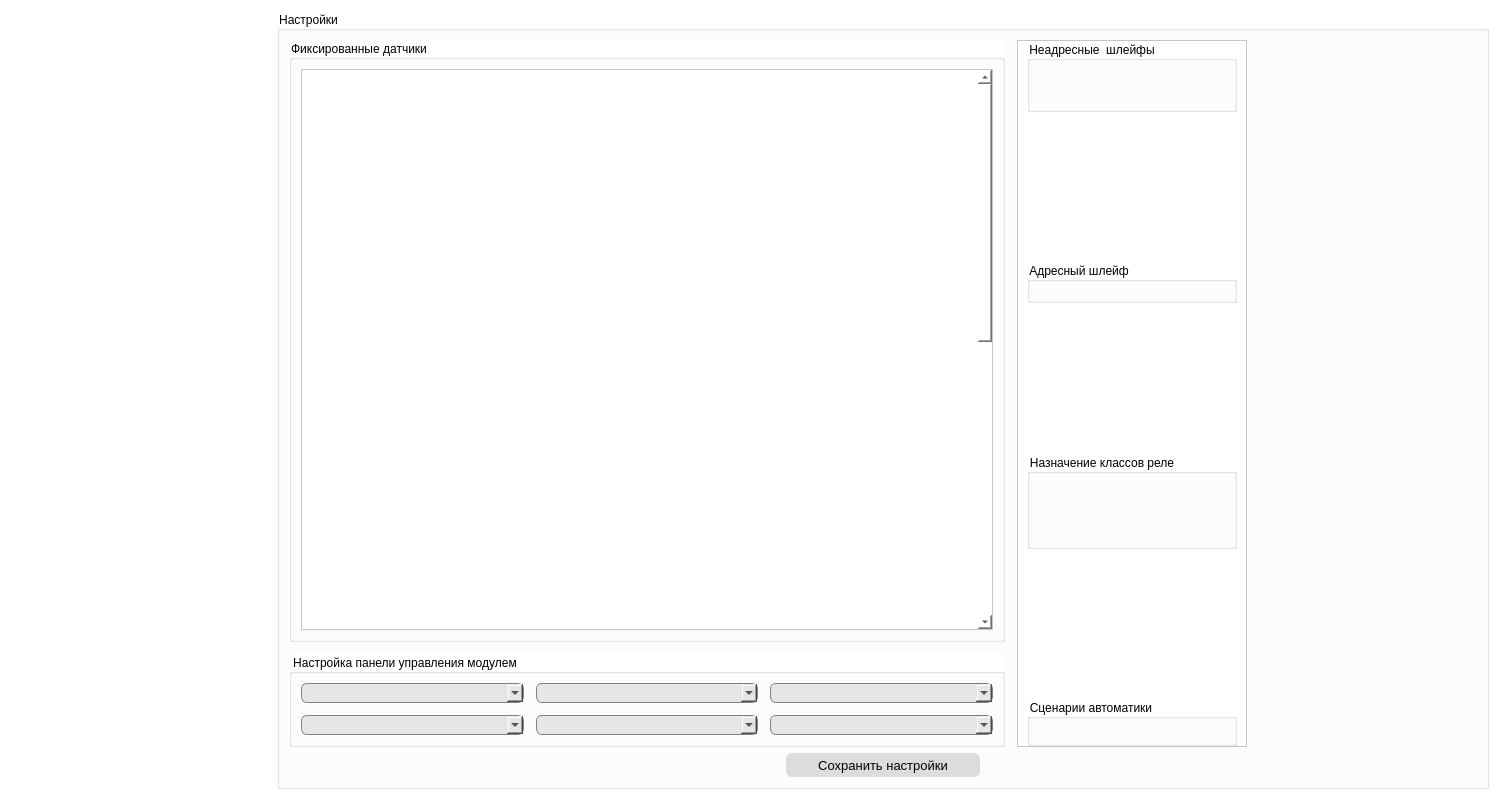
<?xml version="1.0" encoding="UTF-8"?>
<ui version="4.0">
 <class>ModuleConfigTabWidget</class>
 <widget class="QWidget" name="ModuleConfigTabWidget">
  <property name="geometry">
   <rect>
    <x>0</x>
    <y>0</y>
    <width>1500</width>
    <height>800</height>
   </rect>
  </property>
  <property name="windowTitle">
   <string>Form</string>
  </property>
  <property name="styleSheet">
   <string notr="true">QWidget,
QDialog
{
	background-color: rgb(255, 255, 255);
	font-size: 9pt;
}


#wgtModuleConfigs
{
	min-width: 260px;
	max-width: 260px;
	min-height: 80px;
}


QPushButton
{
	background-color: rgb(220, 220, 220);
	border: none;
	border-radius: 6px;
	min-width: 80px;	
	min-height: 24px;
	font-size: 10pt;
}


QPushButton:hover
{
	border-top: 1px solid black;
	border-left: 1px solid black;
	border-right: 2px outset black;
	border-bottom: 2px outset black;
}


QPushButton:pressed
{
	border: 2px inset black;
}


QLineEdit
{
	border: 1px solid black;
	border-radius: 6px;
}


QComboBox
{
	background-color: rgb(230, 230, 230);
	border-radius: 6px;
	border: 1px solid gray;
	min-width: 120px;
	min-height: 18px;
}


#btnSaveSettings
{
	min-width: 170px;
	padding: 0px 12px;
}


#scrollFixedSensors
{
	min-width: 690px;
}</string>
  </property>
  <layout class="QHBoxLayout" name="horizontalLayout">
   <item>
    <widget class="IssoEditListPanel" name="wgtModuleConfigs" native="true">
     <property name="sizePolicy">
      <sizepolicy hsizetype="Fixed" vsizetype="MinimumExpanding">
       <horstretch>0</horstretch>
       <verstretch>0</verstretch>
      </sizepolicy>
     </property>
    </widget>
   </item>
   <item>
    <widget class="QGroupBox" name="gbSettings">
     <property name="font">
      <font>
       <pointsize>9</pointsize>
      </font>
     </property>
     <property name="title">
      <string>Настройки</string>
     </property>
     <layout class="QVBoxLayout" name="verticalLayout_9">
      <item>
       <layout class="QHBoxLayout" name="horizontalLayout_19">
        <property name="spacing">
         <number>12</number>
        </property>
        <item>
         <layout class="QVBoxLayout" name="verticalLayout_5">
          <item>
           <widget class="QGroupBox" name="gbFixedSensors">
            <property name="sizePolicy">
             <sizepolicy hsizetype="Preferred" vsizetype="Expanding">
              <horstretch>0</horstretch>
              <verstretch>0</verstretch>
             </sizepolicy>
            </property>
            <property name="title">
             <string>Фиксированные датчики</string>
            </property>
            <layout class="QVBoxLayout" name="verticalLayout_2">
             <item>
              <widget class="QScrollArea" name="scrollFixedSensors">
               <property name="sizePolicy">
                <sizepolicy hsizetype="Expanding" vsizetype="Expanding">
                 <horstretch>0</horstretch>
                 <verstretch>0</verstretch>
                </sizepolicy>
               </property>
               <property name="minimumSize">
                <size>
                 <width>692</width>
                 <height>0</height>
                </size>
               </property>
               <property name="widgetResizable">
                <bool>true</bool>
               </property>
               <widget class="QWidget" name="scrollAreaWidgetContents">
                <property name="geometry">
                 <rect>
                  <x>0</x>
                  <y>0</y>
                  <width>673</width>
                  <height>1148</height>
                 </rect>
                </property>
                <layout class="QGridLayout" name="gridLayout_2">
                 <property name="leftMargin">
                  <number>4</number>
                 </property>
                 <property name="topMargin">
                  <number>4</number>
                 </property>
                 <property name="rightMargin">
                  <number>4</number>
                 </property>
                 <property name="bottomMargin">
                  <number>4</number>
                 </property>
                 <property name="spacing">
                  <number>4</number>
                 </property>
                 <item row="0" column="0">
                  <widget class="IssoAnalogSensorSetupPanel" name="wgtSmoke" native="true">
                   <property name="sizePolicy">
                    <sizepolicy hsizetype="Fixed" vsizetype="Fixed">
                     <horstretch>0</horstretch>
                     <verstretch>0</verstretch>
                    </sizepolicy>
                   </property>
                   <property name="minimumSize">
                    <size>
                     <width>330</width>
                     <height>200</height>
                    </size>
                   </property>
                  </widget>
                 </item>
                 <item row="5" column="0">
                  <widget class="IssoAnalogSensorSetupPanel" name="wgtVibration" native="true">
                   <property name="sizePolicy">
                    <sizepolicy hsizetype="Fixed" vsizetype="Fixed">
                     <horstretch>0</horstretch>
                     <verstretch>0</verstretch>
                    </sizepolicy>
                   </property>
                   <property name="minimumSize">
                    <size>
                     <width>330</width>
                     <height>180</height>
                    </size>
                   </property>
                  </widget>
                 </item>
                 <item row="3" column="0">
                  <widget class="IssoAnalogSensorSetupPanel" name="wgtVoltBattery" native="true">
                   <property name="sizePolicy">
                    <sizepolicy hsizetype="Fixed" vsizetype="Fixed">
                     <horstretch>0</horstretch>
                     <verstretch>0</verstretch>
                    </sizepolicy>
                   </property>
                   <property name="minimumSize">
                    <size>
                     <width>330</width>
                     <height>180</height>
                    </size>
                   </property>
                  </widget>
                 </item>
                 <item row="5" column="1">
                  <widget class="IssoAnalogSensorSetupPanel" name="wgtSensorOpen" native="true">
                   <property name="sizePolicy">
                    <sizepolicy hsizetype="Fixed" vsizetype="Fixed">
                     <horstretch>0</horstretch>
                     <verstretch>0</verstretch>
                    </sizepolicy>
                   </property>
                   <property name="minimumSize">
                    <size>
                     <width>330</width>
                     <height>180</height>
                    </size>
                   </property>
                  </widget>
                 </item>
                 <item row="0" column="1">
                  <widget class="IssoAnalogSensorSetupPanel" name="wgtCO" native="true">
                   <property name="sizePolicy">
                    <sizepolicy hsizetype="Fixed" vsizetype="Fixed">
                     <horstretch>0</horstretch>
                     <verstretch>0</verstretch>
                    </sizepolicy>
                   </property>
                   <property name="minimumSize">
                    <size>
                     <width>330</width>
                     <height>200</height>
                    </size>
                   </property>
                  </widget>
                 </item>
                 <item row="1" column="1">
                  <widget class="IssoAnalogSensorSetupPanel" name="wgtBtnSecurity" native="true">
                   <property name="sizePolicy">
                    <sizepolicy hsizetype="Fixed" vsizetype="Fixed">
                     <horstretch>0</horstretch>
                     <verstretch>0</verstretch>
                    </sizepolicy>
                   </property>
                   <property name="minimumSize">
                    <size>
                     <width>330</width>
                     <height>200</height>
                    </size>
                   </property>
                  </widget>
                 </item>
                 <item row="4" column="1">
                  <widget class="IssoAnalogSensorSetupPanel" name="wgtTemp" native="true">
                   <property name="sizePolicy">
                    <sizepolicy hsizetype="Fixed" vsizetype="Fixed">
                     <horstretch>0</horstretch>
                     <verstretch>0</verstretch>
                    </sizepolicy>
                   </property>
                   <property name="minimumSize">
                    <size>
                     <width>330</width>
                     <height>180</height>
                    </size>
                   </property>
                  </widget>
                 </item>
                 <item row="1" column="0">
                  <widget class="IssoAnalogSensorSetupPanel" name="wgtBtnFire" native="true">
                   <property name="sizePolicy">
                    <sizepolicy hsizetype="Fixed" vsizetype="Fixed">
                     <horstretch>0</horstretch>
                     <verstretch>0</verstretch>
                    </sizepolicy>
                   </property>
                   <property name="minimumSize">
                    <size>
                     <width>330</width>
                     <height>200</height>
                    </size>
                   </property>
                  </widget>
                 </item>
                 <item row="3" column="1">
                  <widget class="IssoAnalogSensorSetupPanel" name="wgtVoltBus" native="true">
                   <property name="sizePolicy">
                    <sizepolicy hsizetype="Fixed" vsizetype="Fixed">
                     <horstretch>0</horstretch>
                     <verstretch>0</verstretch>
                    </sizepolicy>
                   </property>
                   <property name="minimumSize">
                    <size>
                     <width>330</width>
                     <height>180</height>
                    </size>
                   </property>
                  </widget>
                 </item>
                 <item row="4" column="0">
                  <widget class="IssoAnalogSensorSetupPanel" name="wgtVoltSensors" native="true">
                   <property name="sizePolicy">
                    <sizepolicy hsizetype="Fixed" vsizetype="Fixed">
                     <horstretch>0</horstretch>
                     <verstretch>0</verstretch>
                    </sizepolicy>
                   </property>
                   <property name="minimumSize">
                    <size>
                     <width>330</width>
                     <height>180</height>
                    </size>
                   </property>
                  </widget>
                 </item>
                 <item row="6" column="0">
                  <widget class="IssoAnalogSensorSetupPanel" name="wgtSupplyInternal" native="true">
                   <property name="sizePolicy">
                    <sizepolicy hsizetype="Fixed" vsizetype="Fixed">
                     <horstretch>0</horstretch>
                     <verstretch>0</verstretch>
                    </sizepolicy>
                   </property>
                   <property name="minimumSize">
                    <size>
                     <width>330</width>
                     <height>180</height>
                    </size>
                   </property>
                  </widget>
                 </item>
                 <item row="6" column="1">
                  <widget class="IssoAnalogSensorSetupPanel" name="wgtSupplyExternal" native="true">
                   <property name="sizePolicy">
                    <sizepolicy hsizetype="Fixed" vsizetype="Fixed">
                     <horstretch>0</horstretch>
                     <verstretch>0</verstretch>
                    </sizepolicy>
                   </property>
                   <property name="minimumSize">
                    <size>
                     <width>330</width>
                     <height>180</height>
                    </size>
                   </property>
                  </widget>
                 </item>
                </layout>
               </widget>
              </widget>
             </item>
            </layout>
           </widget>
          </item>
          <item>
           <widget class="QGroupBox" name="groupBox">
            <property name="title">
             <string>Настройка панели управления модулем</string>
            </property>
            <layout class="QGridLayout" name="gridLayout">
             <property name="spacing">
              <number>12</number>
             </property>
             <item row="0" column="0">
              <widget class="QComboBox" name="cbButtonClass1"/>
             </item>
             <item row="0" column="1">
              <widget class="QComboBox" name="cbButtonClass2"/>
             </item>
             <item row="0" column="2">
              <widget class="QComboBox" name="cbButtonClass3"/>
             </item>
             <item row="1" column="0">
              <widget class="QComboBox" name="cbButtonClass4"/>
             </item>
             <item row="1" column="1">
              <widget class="QComboBox" name="cbButtonClass5"/>
             </item>
             <item row="1" column="2">
              <widget class="QComboBox" name="cbButtonClass6"/>
             </item>
            </layout>
           </widget>
          </item>
         </layout>
        </item>
        <item>
         <widget class="QScrollArea" name="scrollArea">
          <property name="widgetResizable">
           <bool>true</bool>
          </property>
          <widget class="QWidget" name="scrollAreaWidgetContents_2">
           <property name="geometry">
            <rect>
             <x>0</x>
             <y>0</y>
             <width>226</width>
             <height>712</height>
            </rect>
           </property>
           <layout class="QVBoxLayout" name="verticalLayout_15">
            <property name="spacing">
             <number>2</number>
            </property>
            <property name="leftMargin">
             <number>0</number>
            </property>
            <property name="topMargin">
             <number>0</number>
            </property>
            <property name="rightMargin">
             <number>0</number>
            </property>
            <property name="bottomMargin">
             <number>0</number>
            </property>
            <item>
             <widget class="QWidget" name="wgtLinks" native="true">
              <layout class="QVBoxLayout" name="verticalLayout_8">
               <property name="spacing">
                <number>12</number>
               </property>
               <property name="topMargin">
                <number>0</number>
               </property>
               <property name="bottomMargin">
                <number>0</number>
               </property>
               <item>
                <widget class="QGroupBox" name="gbAnalogChains">
                 <property name="title">
                  <string>Неадресные  шлейфы</string>
                 </property>
                 <layout class="QVBoxLayout" name="verticalLayout">
                  <property name="leftMargin">
                   <number>10</number>
                  </property>
                  <item>
                   <widget class="IssoCheckableSelectionPanel" name="wgtChainConfig1" native="true"/>
                  </item>
                  <item>
                   <widget class="IssoCheckableSelectionPanel" name="wgtChainConfig2" native="true"/>
                  </item>
                  <item>
                   <widget class="IssoCheckableSelectionPanel" name="wgtChainConfig3" native="true"/>
                  </item>
                  <item>
                   <widget class="IssoCheckableSelectionPanel" name="wgtChainConfig4" native="true"/>
                  </item>
                  <item>
                   <widget class="IssoCheckableSelectionPanel" name="wgtChainConfig5" native="true"/>
                  </item>
                  <item>
                   <widget class="IssoCheckableSelectionPanel" name="wgtChainConfig6" native="true"/>
                  </item>
                 </layout>
                </widget>
               </item>
               <item>
                <spacer name="verticalSpacer_2">
                 <property name="orientation">
                  <enum>Qt::Vertical</enum>
                 </property>
                 <property name="sizeHint" stdset="0">
                  <size>
                   <width>20</width>
                   <height>0</height>
                  </size>
                 </property>
                </spacer>
               </item>
               <item>
                <widget class="QGroupBox" name="gbDigitalChains">
                 <property name="title">
                  <string>Адресный шлейф</string>
                 </property>
                 <layout class="QVBoxLayout" name="verticalLayout_4">
                  <property name="leftMargin">
                   <number>10</number>
                  </property>
                  <item>
                   <widget class="IssoCheckableSelectionPanel" name="wgtChainConfig7" native="true"/>
                  </item>
                 </layout>
                </widget>
               </item>
               <item>
                <spacer name="verticalSpacer_3">
                 <property name="orientation">
                  <enum>Qt::Vertical</enum>
                 </property>
                 <property name="sizeHint" stdset="0">
                  <size>
                   <width>20</width>
                   <height>0</height>
                  </size>
                 </property>
                </spacer>
               </item>
               <item>
                <widget class="QGroupBox" name="gbRelayClassNames">
                 <property name="title">
                  <string>Назначение классов реле</string>
                 </property>
                 <layout class="QVBoxLayout" name="verticalLayout_7">
                  <property name="leftMargin">
                   <number>10</number>
                  </property>
                  <item>
                   <widget class="IssoCheckableSelectionPanel" name="wgtIntRelay1" native="true"/>
                  </item>
                  <item>
                   <widget class="IssoCheckableSelectionPanel" name="wgtIntRelay2" native="true"/>
                  </item>
                  <item>
                   <widget class="IssoCheckableSelectionPanel" name="wgtIntRelay3" native="true"/>
                  </item>
                  <item>
                   <widget class="IssoCheckableSelectionPanel" name="wgtIntRelay4" native="true"/>
                  </item>
                  <item>
                   <widget class="IssoCheckableSelectionPanel" name="wgtIntRelay5" native="true"/>
                  </item>
                  <item>
                   <widget class="IssoCheckableSelectionPanel" name="wgtExtRelay1" native="true"/>
                  </item>
                  <item>
                   <widget class="IssoCheckableSelectionPanel" name="wgtExtRelay2" native="true"/>
                  </item>
                  <item>
                   <widget class="IssoCheckableSelectionPanel" name="wgtExtRelay3" native="true"/>
                  </item>
                  <item>
                   <widget class="IssoCheckableSelectionPanel" name="wgtExtRelay4" native="true"/>
                  </item>
                  <item>
                   <widget class="IssoCheckableSelectionPanel" name="wgtExtRelay5" native="true"/>
                  </item>
                 </layout>
                </widget>
               </item>
               <item>
                <spacer name="verticalSpacer_4">
                 <property name="orientation">
                  <enum>Qt::Vertical</enum>
                 </property>
                 <property name="sizeHint" stdset="0">
                  <size>
                   <width>20</width>
                   <height>0</height>
                  </size>
                 </property>
                </spacer>
               </item>
               <item>
                <widget class="QGroupBox" name="gbAutomation">
                 <property name="minimumSize">
                  <size>
                   <width>0</width>
                   <height>0</height>
                  </size>
                 </property>
                 <property name="title">
                  <string>Сценарии автоматики</string>
                 </property>
                 <layout class="QVBoxLayout" name="verticalLayout_6">
                  <property name="leftMargin">
                   <number>10</number>
                  </property>
                  <item>
                   <widget class="IssoCheckableSelectionPanel" name="wgtAlarmScenario" native="true"/>
                  </item>
                  <item>
                   <widget class="IssoCheckableSelectionPanel" name="wgtFailScenario" native="true"/>
                  </item>
                 </layout>
                </widget>
               </item>
              </layout>
             </widget>
            </item>
           </layout>
          </widget>
         </widget>
        </item>
        <item>
         <spacer name="horizontalSpacer">
          <property name="orientation">
           <enum>Qt::Horizontal</enum>
          </property>
          <property name="sizeHint" stdset="0">
           <size>
            <width>20</width>
            <height>20</height>
           </size>
          </property>
         </spacer>
        </item>
       </layout>
      </item>
      <item>
       <layout class="QHBoxLayout" name="horizontalLayout_10">
        <item>
         <spacer name="horizontalSpacer_3">
          <property name="orientation">
           <enum>Qt::Horizontal</enum>
          </property>
          <property name="sizeHint" stdset="0">
           <size>
            <width>40</width>
            <height>20</height>
           </size>
          </property>
         </spacer>
        </item>
        <item>
         <widget class="QPushButton" name="btnSaveSettings">
          <property name="text">
           <string>Сохранить настройки</string>
          </property>
         </widget>
        </item>
        <item>
         <spacer name="horizontalSpacer_4">
          <property name="orientation">
           <enum>Qt::Horizontal</enum>
          </property>
          <property name="sizeHint" stdset="0">
           <size>
            <width>40</width>
            <height>20</height>
           </size>
          </property>
         </spacer>
        </item>
       </layout>
      </item>
     </layout>
    </widget>
   </item>
  </layout>
 </widget>
 <customwidgets>
  <customwidget>
   <class>IssoEditListPanel</class>
   <extends>QWidget</extends>
   <header>issoeditlistpanel.h</header>
   <container>1</container>
  </customwidget>
  <customwidget>
   <class>IssoAnalogSensorSetupPanel</class>
   <extends>QWidget</extends>
   <header>issoanalogsensorsetuppanel.h</header>
   <container>1</container>
  </customwidget>
  <customwidget>
   <class>IssoCheckableSelectionPanel</class>
   <extends>QWidget</extends>
   <header>issocheckableselectionpanel.h</header>
   <container>1</container>
  </customwidget>
 </customwidgets>
 <resources/>
 <connections/>
</ui>
